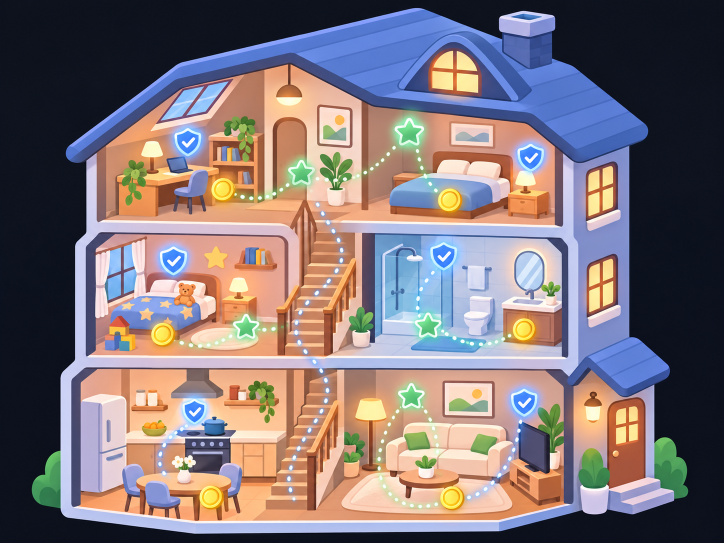
#> input picture art-source/hero.png, 1448 x 1086 px, given in place of icon-source.png, which was not available (shown at 1/2 size)
$ python prepare-art.py
#> lines starting #> are read from the running program, lines starting #| are printed output that depends on the picture
"""Готовит арт: иконки приложения из icon-source.png и оптимизированные webp-иллюстрации.

Запуск: python scripts/prepare-art.py
Исходники лежат в public/art (их генерирует пользователь), результат — там же (webp)
и в public/icons.
"""
from __future__ import annotations

from pathlib import Path

from PIL import Image

ROOT = Path(__file__).resolve().parent.parent
# Исходники (тяжёлые PNG) лежат вне public, поэтому не попадают в сборку.
SRC = ROOT / "art-source"
ART = ROOT / "public" / "art"
ICONS = ROOT / "public" / "icons"

BG = (13, 17, 23)

# файл-источник -> (куда, максимальная сторона, качество webp, квадрат?)
ILLUSTRATIONS = [
    ("hero.png", "hero.webp", 900, 80, False),
    ("empty-tasks.png", "empty-tasks.webp", 520, 82, False),
    ("rewards.png", "rewards.webp", 520, 82, False),
    ("level-up.png", "level-up.webp", 420, 85, True),
    ("avatar-papa.png", "avatar-papa.webp", 256, 85, True),
    ("avatar-mama.png", "avatar-mama.webp", 256, 85, True),
    ("avatar-alyosha.png", "avatar-alyosha.webp", 256, 85, True),
]

ICON_SIZES = {
    "icon-1024.png": 1024,
    "icon-512.png": 512,
    "icon-192.png": 192,
    "apple-touch-icon.png": 180,
    "favicon-32.png": 32,
}


def square(img: Image.Image, fill=BG) -> Image.Image:
#> called with fill = (13, 17, 23)
    side = max(img.size)
#> side = 1448
    canvas = Image.new("RGB", (side, side), fill)
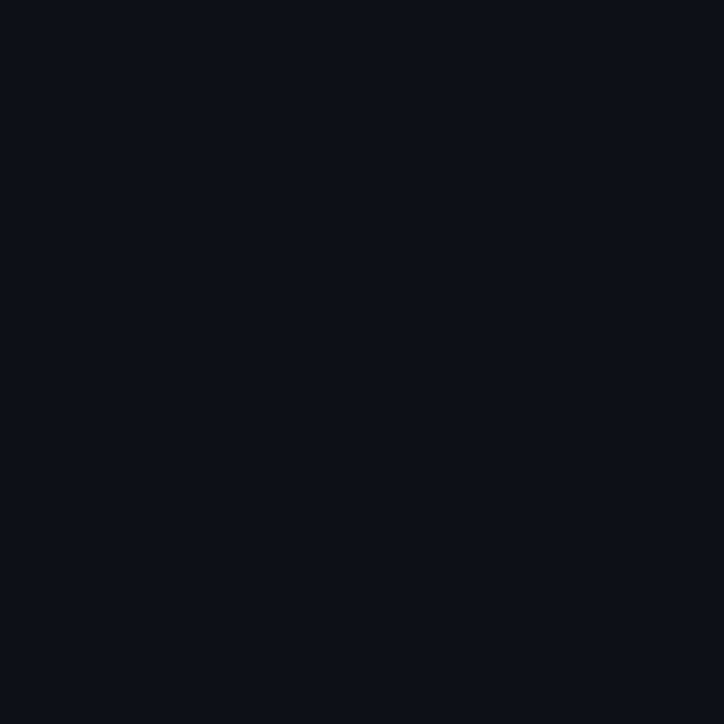
#> canvas: PIL image 1448x1448 RGB (shown at 1/2 size); mean R, G, B 13, 17, 23
    canvas.paste(img.convert("RGB"), ((side - img.width) // 2, (side - img.height) // 2))
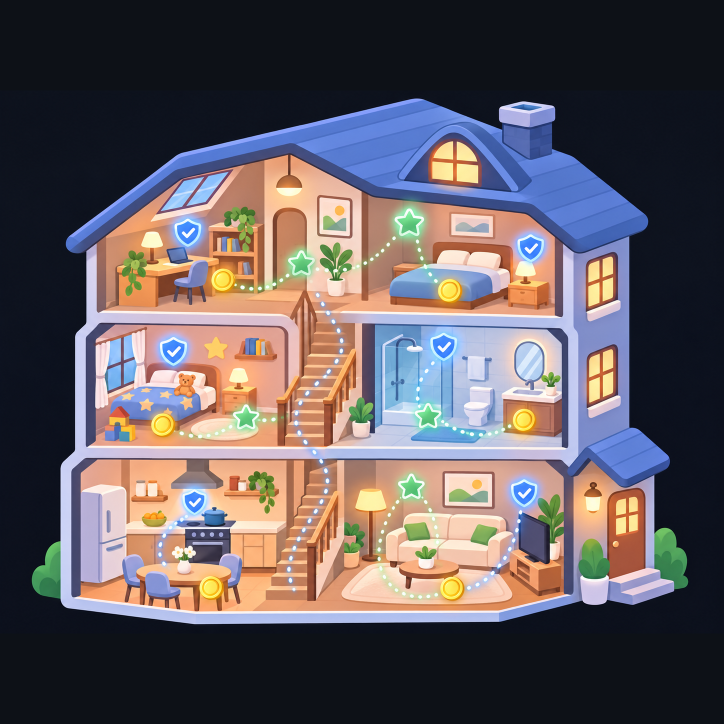
#> canvas: PIL image 1448x1448 RGB (shown at 1/2 size); mean R, G, B 98, 90.4, 94.8
    return canvas


def build_icon_source() -> Image.Image:
    """Берём сгенерированную иконку и ужимаем содержимое до безопасной зоны маски."""
    raw = Image.open(SRC / "icon-source.png").convert("RGBA")
    canvas = square(raw)

    side = canvas.size[0]
#> side = 1448
    # 78% — содержимое не срежется круглой маской Android и скруглением iOS
    inner = int(side * 0.78)
#> inner = 1129
    scaled = canvas.resize((inner, inner), Image.LANCZOS)
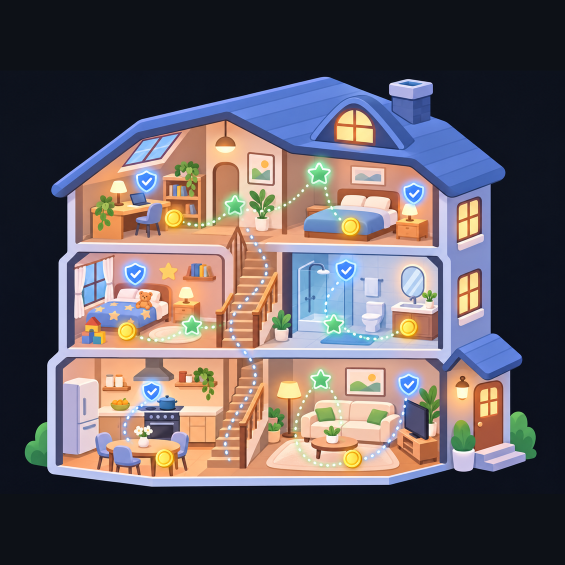
#> scaled: PIL image 1129x1129 RGB (shown at 1/2 size); mean R, G, B 97.9, 90.4, 94.8

    final = Image.new("RGB", (side, side), BG)
    final.paste(scaled, ((side - inner) // 2, (side - inner) // 2))
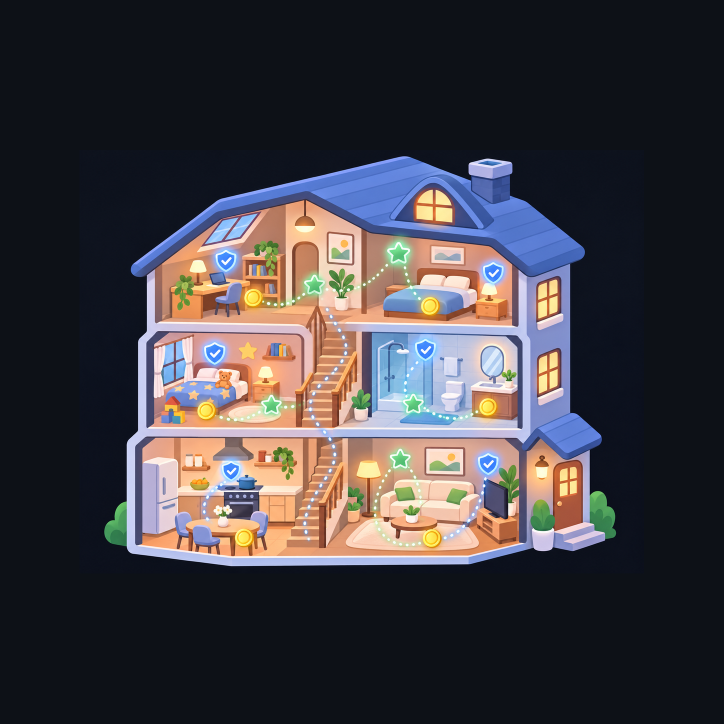
#> final: PIL image 1448x1448 RGB (shown at 1/2 size); mean R, G, B 64.6, 61.6, 66.7
    return final


def main() -> None:
    ICONS.mkdir(parents=True, exist_ok=True)

    base = build_icon_source()
    for name, size in ICON_SIZES.items():
        img = base if size == base.size[0] else base.resize((size, size), Image.LANCZOS)
        path = ICONS / name
        img.save(path, "PNG", optimize=True)
        print(f"иконка  {path.relative_to(ROOT)} — {size}x{size}, {path.stat().st_size // 1024} КБ")
#> this loop made 5 passes
#> pass 3, in main, `img = base if size == base.size[0] else base.resize((size, size), Imag..`:
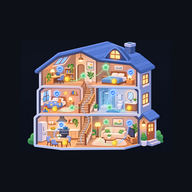
#> img: PIL image 192x192 RGB; mean R, G, B 64.6, 61.6, 66.6
#> after the loop:
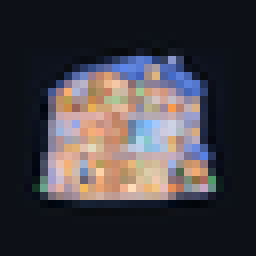
#> img: PIL image 32x32 RGB (shown 8 times larger); mean R, G, B 64.6, 61.6, 66.7

    total = 0
    for source, target, max_side, quality, need_square in ILLUSTRATIONS:
        src = SRC / source
        if not src.exists():
            print(f"пропуск {source}: файла нет")
            continue

        img = Image.open(src)
#> img is the input picture: PIL image 1448x1086 RGB; mean R, G, B 126.3, 114.8, 118.8
        img = img.convert("RGBA")
        if need_square:
            img = square(img).convert("RGBA")
        img.thumbnail((max_side, max_side), Image.LANCZOS)
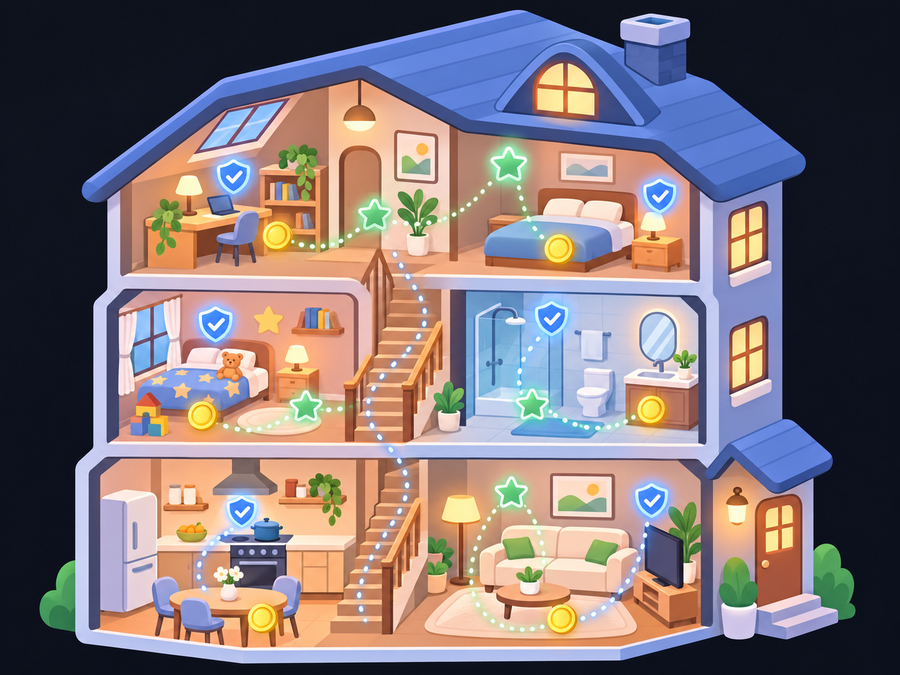
#> img: PIL image 900x675 RGBA; mean R, G, B, A 126.2, 114.8, 118.8, 255

        out = ART / target
        img.save(out, "WEBP", quality=quality, method=6)
#> (the run stopped early here; a loop or call above may not have finished)
